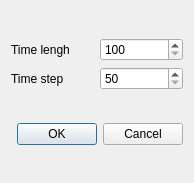
<?xml version="1.0" encoding="UTF-8"?>
<ui version="4.0">
 <class>FormTimelineSetting</class>
 <widget class="QDialog" name="FormTimelineSetting">
  <property name="geometry">
   <rect>
    <x>0</x>
    <y>0</y>
    <width>194</width>
    <height>183</height>
   </rect>
  </property>
  <property name="sizePolicy">
   <sizepolicy hsizetype="Maximum" vsizetype="Maximum">
    <horstretch>0</horstretch>
    <verstretch>0</verstretch>
   </sizepolicy>
  </property>
  <property name="windowTitle">
   <string>Timeline setting</string>
  </property>
  <layout class="QVBoxLayout" name="verticalLayout">
   <item>
    <layout class="QGridLayout" name="gridLayout_2">
     <item row="1" column="2">
      <widget class="QSpinBox" name="timeStep">
       <property name="minimum">
        <number>50</number>
       </property>
       <property name="maximum">
        <number>2000</number>
       </property>
       <property name="singleStep">
        <number>50</number>
       </property>
       <property name="value">
        <number>50</number>
       </property>
      </widget>
     </item>
     <item row="1" column="1">
      <widget class="QLabel" name="label">
       <property name="text">
        <string>Time step</string>
       </property>
      </widget>
     </item>
     <item row="0" column="1">
      <widget class="QLabel" name="label_2">
       <property name="text">
        <string>Time lengh</string>
       </property>
      </widget>
     </item>
     <item row="0" column="2">
      <widget class="QSpinBox" name="timeLengh">
       <property name="minimum">
        <number>100</number>
       </property>
       <property name="maximum">
        <number>100000</number>
       </property>
       <property name="singleStep">
        <number>100</number>
       </property>
       <property name="value">
        <number>100</number>
       </property>
      </widget>
     </item>
    </layout>
   </item>
   <item>
    <widget class="QDialogButtonBox" name="buttonBox">
     <property name="orientation">
      <enum>Qt::Horizontal</enum>
     </property>
     <property name="standardButtons">
      <set>QDialogButtonBox::Cancel|QDialogButtonBox::Ok</set>
     </property>
    </widget>
   </item>
  </layout>
 </widget>
 <resources/>
 <connections>
  <connection>
   <sender>buttonBox</sender>
   <signal>accepted()</signal>
   <receiver>FormTimelineSetting</receiver>
   <slot>accept()</slot>
   <hints>
    <hint type="sourcelabel">
     <x>248</x>
     <y>254</y>
    </hint>
    <hint type="destinationlabel">
     <x>157</x>
     <y>274</y>
    </hint>
   </hints>
  </connection>
  <connection>
   <sender>buttonBox</sender>
   <signal>rejected()</signal>
   <receiver>FormTimelineSetting</receiver>
   <slot>reject()</slot>
   <hints>
    <hint type="sourcelabel">
     <x>316</x>
     <y>260</y>
    </hint>
    <hint type="destinationlabel">
     <x>286</x>
     <y>274</y>
    </hint>
   </hints>
  </connection>
 </connections>
</ui>
